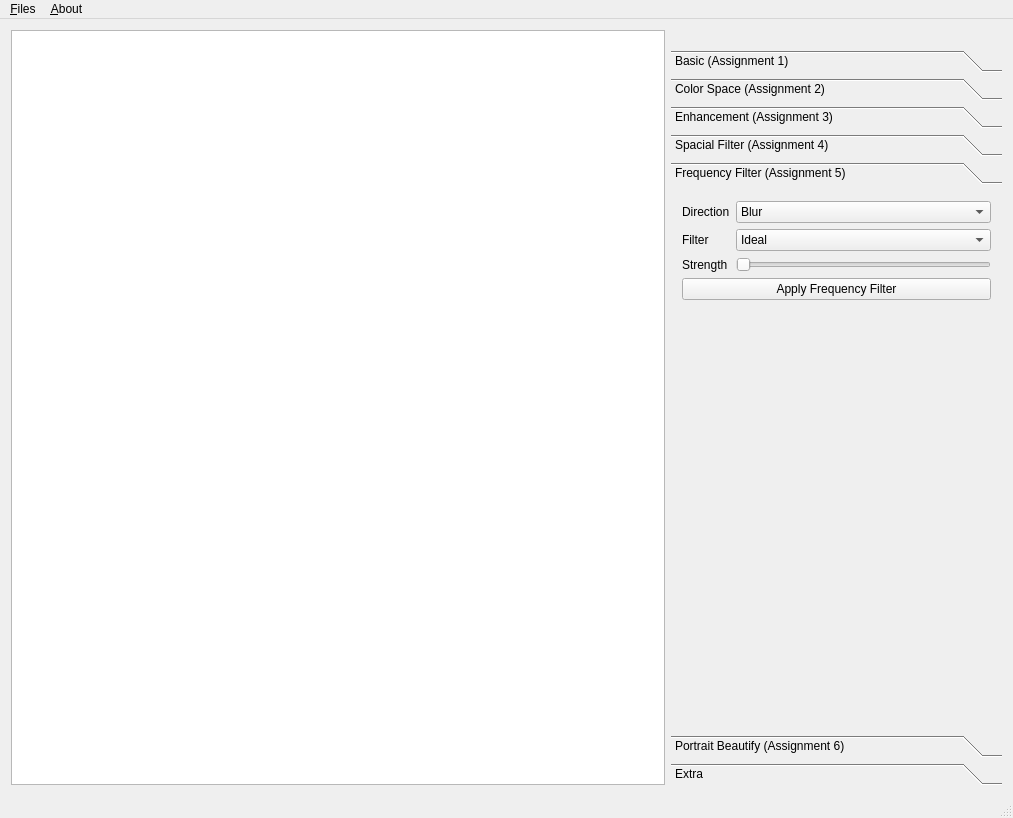
<?xml version="1.0" encoding="UTF-8"?>
<ui version="4.0">
 <class>mainWindow</class>
 <widget class="QMainWindow" name="mainWindow">
  <property name="geometry">
   <rect>
    <x>0</x>
    <y>0</y>
    <width>1013</width>
    <height>818</height>
   </rect>
  </property>
  <property name="contextMenuPolicy">
   <enum>Qt::DefaultContextMenu</enum>
  </property>
  <property name="windowTitle">
   <string>Hello, Lenna</string>
  </property>
  <widget class="QWidget" name="centralWidget">
   <layout class="QVBoxLayout" name="verticalLayout_8">
    <item>
     <layout class="QHBoxLayout" name="horizontalLayout" stretch="1,0">
      <item>
       <widget class="QGraphicsView" name="graphicsView">
        <property name="mouseTracking">
         <bool>true</bool>
        </property>
       </widget>
      </item>
      <item>
       <layout class="QVBoxLayout" name="verticalLayout">
        <item>
         <spacer name="horizontalSpacer">
          <property name="orientation">
           <enum>Qt::Horizontal</enum>
          </property>
          <property name="sizeHint" stdset="0">
           <size>
            <width>331</width>
            <height>20</height>
           </size>
          </property>
         </spacer>
        </item>
        <item>
         <widget class="QToolBox" name="toolBox">
          <property name="currentIndex">
           <number>4</number>
          </property>
          <widget class="QWidget" name="page_5">
           <property name="geometry">
            <rect>
             <x>0</x>
             <y>0</y>
             <width>331</width>
             <height>504</height>
            </rect>
           </property>
           <attribute name="label">
            <string>Basic (Assignment 1)</string>
           </attribute>
           <layout class="QVBoxLayout" name="verticalLayout_6">
            <item>
             <widget class="QGroupBox" name="groupBox_3">
              <property name="title">
               <string>Mirroring</string>
              </property>
              <layout class="QVBoxLayout" name="verticalLayout_4">
               <item>
                <widget class="QPushButton" name="btnHorizontalMirror">
                 <property name="text">
                  <string>Mirror Horizontally </string>
                 </property>
                </widget>
               </item>
               <item>
                <widget class="QPushButton" name="btnVerticalMirror">
                 <property name="text">
                  <string>Mirror Vertically</string>
                 </property>
                </widget>
               </item>
              </layout>
             </widget>
            </item>
            <item>
             <widget class="QGroupBox" name="groupBox_4">
              <property name="title">
               <string>Cropping</string>
              </property>
              <layout class="QVBoxLayout" name="verticalLayout_5">
               <item>
                <widget class="QPushButton" name="btnCropRect">
                 <property name="text">
                  <string>Crop Rectangularly</string>
                 </property>
                </widget>
               </item>
               <item>
                <widget class="QPushButton" name="btnCropCirc">
                 <property name="text">
                  <string>Crop Circularly</string>
                 </property>
                </widget>
               </item>
              </layout>
             </widget>
            </item>
            <item>
             <widget class="QGroupBox" name="groupBox_2">
              <property name="title">
               <string>Rotation</string>
              </property>
              <layout class="QVBoxLayout" name="verticalLayout_3">
               <item>
                <widget class="QPushButton" name="btnCounterclockwise">
                 <property name="text">
                  <string>90°Counter-clockwise</string>
                 </property>
                </widget>
               </item>
               <item>
                <widget class="QPushButton" name="btnClockwise">
                 <property name="text">
                  <string>90°Clockwise</string>
                 </property>
                </widget>
               </item>
               <item>
                <widget class="QPushButton" name="btn180">
                 <property name="text">
                  <string>180°</string>
                 </property>
                </widget>
               </item>
               <item>
                <layout class="QHBoxLayout" name="horizontalLayout_2">
                 <property name="leftMargin">
                  <number>0</number>
                 </property>
                 <property name="topMargin">
                  <number>0</number>
                 </property>
                 <property name="rightMargin">
                  <number>0</number>
                 </property>
                 <property name="bottomMargin">
                  <number>0</number>
                 </property>
                 <item>
                  <widget class="QSlider" name="sliderRotation">
                   <property name="maximum">
                    <number>90</number>
                   </property>
                   <property name="orientation">
                    <enum>Qt::Horizontal</enum>
                   </property>
                  </widget>
                 </item>
                 <item>
                  <widget class="QPushButton" name="btnRotate">
                   <property name="text">
                    <string>Apply</string>
                   </property>
                  </widget>
                 </item>
                </layout>
               </item>
              </layout>
             </widget>
            </item>
            <item>
             <spacer name="verticalSpacer_2">
              <property name="orientation">
               <enum>Qt::Vertical</enum>
              </property>
              <property name="sizeHint" stdset="0">
               <size>
                <width>20</width>
                <height>40</height>
               </size>
              </property>
             </spacer>
            </item>
           </layout>
          </widget>
          <widget class="QWidget" name="page_6">
           <property name="geometry">
            <rect>
             <x>0</x>
             <y>0</y>
             <width>331</width>
             <height>504</height>
            </rect>
           </property>
           <attribute name="label">
            <string>Color Space (Assignment 2)</string>
           </attribute>
           <layout class="QVBoxLayout" name="verticalLayout_7">
            <item>
             <widget class="QGroupBox" name="groupBox">
              <property name="title">
               <string>Color Adjustment</string>
              </property>
              <layout class="QVBoxLayout" name="verticalLayout_2">
               <item>
                <layout class="QFormLayout" name="formLayout">
                 <item row="0" column="0">
                  <widget class="QLabel" name="label_2">
                   <property name="text">
                    <string>Hue</string>
                   </property>
                  </widget>
                 </item>
                 <item row="0" column="1">
                  <widget class="QSlider" name="sliderH">
                   <property name="maximum">
                    <number>360</number>
                   </property>
                   <property name="orientation">
                    <enum>Qt::Horizontal</enum>
                   </property>
                  </widget>
                 </item>
                 <item row="1" column="0">
                  <widget class="QLabel" name="label_3">
                   <property name="text">
                    <string>Saturation</string>
                   </property>
                  </widget>
                 </item>
                 <item row="1" column="1">
                  <widget class="QSlider" name="sliderS">
                   <property name="minimum">
                    <number>-100</number>
                   </property>
                   <property name="maximum">
                    <number>100</number>
                   </property>
                   <property name="orientation">
                    <enum>Qt::Horizontal</enum>
                   </property>
                  </widget>
                 </item>
                 <item row="2" column="0">
                  <widget class="QLabel" name="label_4">
                   <property name="text">
                    <string>Lightness</string>
                   </property>
                  </widget>
                 </item>
                 <item row="2" column="1">
                  <widget class="QSlider" name="sliderV">
                   <property name="minimum">
                    <number>-100</number>
                   </property>
                   <property name="maximum">
                    <number>100</number>
                   </property>
                   <property name="orientation">
                    <enum>Qt::Horizontal</enum>
                   </property>
                  </widget>
                 </item>
                </layout>
               </item>
               <item>
                <widget class="QPushButton" name="btnColorApply">
                 <property name="text">
                  <string>Apply Color Adjustment</string>
                 </property>
                </widget>
               </item>
              </layout>
             </widget>
            </item>
            <item>
             <widget class="QGroupBox" name="groupBox_5">
              <property name="title">
               <string>Color Halftone</string>
              </property>
              <layout class="QVBoxLayout" name="verticalLayout_9">
               <item>
                <layout class="QFormLayout" name="formLayout_2">
                 <item row="0" column="0">
                  <widget class="QLabel" name="label_5">
                   <property name="text">
                    <string>Spacing</string>
                   </property>
                  </widget>
                 </item>
                 <item row="0" column="1">
                  <widget class="QSlider" name="sliderHalftoneSpacing">
                   <property name="minimum">
                    <number>0</number>
                   </property>
                   <property name="maximum">
                    <number>50</number>
                   </property>
                   <property name="singleStep">
                    <number>2</number>
                   </property>
                   <property name="pageStep">
                    <number>4</number>
                   </property>
                   <property name="value">
                    <number>0</number>
                   </property>
                   <property name="orientation">
                    <enum>Qt::Horizontal</enum>
                   </property>
                  </widget>
                 </item>
                </layout>
               </item>
               <item>
                <widget class="QPushButton" name="btnColorHalftone">
                 <property name="text">
                  <string>Apply Color Halftone</string>
                 </property>
                </widget>
               </item>
              </layout>
             </widget>
            </item>
            <item>
             <spacer name="verticalSpacer_3">
              <property name="orientation">
               <enum>Qt::Vertical</enum>
              </property>
              <property name="sizeHint" stdset="0">
               <size>
                <width>20</width>
                <height>40</height>
               </size>
              </property>
             </spacer>
            </item>
           </layout>
          </widget>
          <widget class="QWidget" name="page">
           <property name="geometry">
            <rect>
             <x>0</x>
             <y>0</y>
             <width>310</width>
             <height>592</height>
            </rect>
           </property>
           <attribute name="label">
            <string>Enhancement (Assignment 3)</string>
           </attribute>
           <layout class="QVBoxLayout" name="verticalLayout_11">
            <item>
             <widget class="QGroupBox" name="groupBox_8">
              <property name="title">
               <string>Gray Scale</string>
              </property>
              <layout class="QVBoxLayout" name="verticalLayout_13">
               <item>
                <widget class="QComboBox" name="comboGrayscale">
                 <property name="currentIndex">
                  <number>3</number>
                 </property>
                 <item>
                  <property name="text">
                   <string>Linear</string>
                  </property>
                 </item>
                 <item>
                  <property name="text">
                   <string>Logarithmic</string>
                  </property>
                 </item>
                 <item>
                  <property name="text">
                   <string>Exponential</string>
                  </property>
                 </item>
                 <item>
                  <property name="text">
                   <string>Gamma</string>
                  </property>
                 </item>
                </widget>
               </item>
               <item>
                <widget class="QGraphicsView" name="mappingView">
                 <property name="sizePolicy">
                  <sizepolicy hsizetype="Fixed" vsizetype="Fixed">
                   <horstretch>0</horstretch>
                   <verstretch>0</verstretch>
                  </sizepolicy>
                 </property>
                 <property name="minimumSize">
                  <size>
                   <width>256</width>
                   <height>256</height>
                  </size>
                 </property>
                </widget>
               </item>
               <item>
                <layout class="QHBoxLayout" name="horizontalLayout_3">
                 <item>
                  <widget class="QPushButton" name="btnResetGrayscale">
                   <property name="text">
                    <string>Reset</string>
                   </property>
                  </widget>
                 </item>
                 <item>
                  <widget class="QPushButton" name="btnApplyGrayscale">
                   <property name="text">
                    <string>Apply</string>
                   </property>
                  </widget>
                 </item>
                </layout>
               </item>
              </layout>
             </widget>
            </item>
            <item>
             <widget class="QGroupBox" name="groupBox_7">
              <property name="title">
               <string>Histogram</string>
              </property>
              <layout class="QVBoxLayout" name="verticalLayout_12">
               <item>
                <widget class="QGraphicsView" name="histView">
                 <property name="sizePolicy">
                  <sizepolicy hsizetype="Fixed" vsizetype="Expanding">
                   <horstretch>0</horstretch>
                   <verstretch>0</verstretch>
                  </sizepolicy>
                 </property>
                 <property name="minimumSize">
                  <size>
                   <width>256</width>
                   <height>0</height>
                  </size>
                 </property>
                </widget>
               </item>
               <item>
                <widget class="QPushButton" name="btnHistEqual">
                 <property name="text">
                  <string>Equalize Histogram</string>
                 </property>
                </widget>
               </item>
               <item>
                <widget class="QPushButton" name="btnHistGaussian">
                 <property name="text">
                  <string>Match Histogram</string>
                 </property>
                </widget>
               </item>
              </layout>
             </widget>
            </item>
            <item>
             <spacer name="verticalSpacer">
              <property name="orientation">
               <enum>Qt::Vertical</enum>
              </property>
              <property name="sizeHint" stdset="0">
               <size>
                <width>20</width>
                <height>40</height>
               </size>
              </property>
             </spacer>
            </item>
           </layout>
          </widget>
          <widget class="QWidget" name="page_2">
           <property name="geometry">
            <rect>
             <x>0</x>
             <y>0</y>
             <width>331</width>
             <height>504</height>
            </rect>
           </property>
           <attribute name="label">
            <string>Spacial Filter (Assignment 4)</string>
           </attribute>
           <layout class="QVBoxLayout" name="verticalLayout_15">
            <item>
             <widget class="QGroupBox" name="groupBox_9">
              <property name="title">
               <string>Median Filter</string>
              </property>
              <layout class="QHBoxLayout" name="horizontalLayout_4">
               <item>
                <widget class="QLabel" name="label">
                 <property name="text">
                  <string>Kernel size: </string>
                 </property>
                </widget>
               </item>
               <item>
                <widget class="QSpinBox" name="sliderMedFilt">
                 <property name="minimum">
                  <number>1</number>
                 </property>
                 <property name="maximum">
                  <number>33</number>
                 </property>
                 <property name="singleStep">
                  <number>2</number>
                 </property>
                 <property name="value">
                  <number>7</number>
                 </property>
                </widget>
               </item>
               <item>
                <widget class="QPushButton" name="btnMedFilt">
                 <property name="text">
                  <string>Apply</string>
                 </property>
                </widget>
               </item>
              </layout>
             </widget>
            </item>
            <item>
             <widget class="QGroupBox" name="groupBox_10">
              <property name="title">
               <string>Gaussian Blur</string>
              </property>
              <layout class="QHBoxLayout" name="horizontalLayout_5">
               <item>
                <widget class="QLabel" name="label_6">
                 <property name="text">
                  <string>Sigma:</string>
                 </property>
                </widget>
               </item>
               <item>
                <widget class="QDoubleSpinBox" name="sliderGaussianFilterSigma">
                 <property name="maximum">
                  <double>100.000000000000000</double>
                 </property>
                 <property name="value">
                  <double>5.000000000000000</double>
                 </property>
                </widget>
               </item>
               <item>
                <widget class="QPushButton" name="btnGaussianFilter">
                 <property name="text">
                  <string>Apply</string>
                 </property>
                </widget>
               </item>
              </layout>
             </widget>
            </item>
            <item>
             <widget class="QPushButton" name="btnSharpen">
              <property name="text">
               <string>Sharpen</string>
              </property>
             </widget>
            </item>
            <item>
             <widget class="QPushButton" name="btnSnow">
              <property name="text">
               <string>Snow</string>
              </property>
             </widget>
            </item>
            <item>
             <spacer name="verticalSpacer_5">
              <property name="orientation">
               <enum>Qt::Vertical</enum>
              </property>
              <property name="sizeHint" stdset="0">
               <size>
                <width>20</width>
                <height>40</height>
               </size>
              </property>
             </spacer>
            </item>
           </layout>
          </widget>
          <widget class="QWidget" name="page_3">
           <property name="geometry">
            <rect>
             <x>0</x>
             <y>0</y>
             <width>331</width>
             <height>504</height>
            </rect>
           </property>
           <attribute name="label">
            <string>Frequency Filter (Assignment 5)</string>
           </attribute>
           <layout class="QVBoxLayout" name="verticalLayout_16">
            <item>
             <layout class="QFormLayout" name="formLayout_3">
              <item row="2" column="1">
               <widget class="QSlider" name="sliderFreqParam">
                <property name="minimum">
                 <number>0</number>
                </property>
                <property name="maximum">
                 <number>80</number>
                </property>
                <property name="orientation">
                 <enum>Qt::Horizontal</enum>
                </property>
               </widget>
              </item>
              <item row="0" column="1">
               <widget class="QComboBox" name="comboFreqDirection">
                <item>
                 <property name="text">
                  <string>Blur</string>
                 </property>
                </item>
                <item>
                 <property name="text">
                  <string>Sharpen</string>
                 </property>
                </item>
               </widget>
              </item>
              <item row="1" column="1">
               <widget class="QComboBox" name="comboFreqFilter">
                <item>
                 <property name="text">
                  <string>Ideal</string>
                 </property>
                </item>
                <item>
                 <property name="text">
                  <string>Gaussian</string>
                 </property>
                </item>
               </widget>
              </item>
              <item row="0" column="0">
               <widget class="QLabel" name="label_7">
                <property name="text">
                 <string>Direction</string>
                </property>
               </widget>
              </item>
              <item row="1" column="0">
               <widget class="QLabel" name="label_8">
                <property name="text">
                 <string>Filter</string>
                </property>
               </widget>
              </item>
              <item row="2" column="0">
               <widget class="QLabel" name="label_9">
                <property name="text">
                 <string>Strength</string>
                </property>
               </widget>
              </item>
             </layout>
            </item>
            <item>
             <widget class="QPushButton" name="btnFreqFilter">
              <property name="text">
               <string>Apply Frequency Filter</string>
              </property>
             </widget>
            </item>
            <item>
             <spacer name="verticalSpacer_6">
              <property name="orientation">
               <enum>Qt::Vertical</enum>
              </property>
              <property name="sizeHint" stdset="0">
               <size>
                <width>20</width>
                <height>40</height>
               </size>
              </property>
             </spacer>
            </item>
           </layout>
          </widget>
          <widget class="QWidget" name="page_4">
           <property name="geometry">
            <rect>
             <x>0</x>
             <y>0</y>
             <width>331</width>
             <height>504</height>
            </rect>
           </property>
           <attribute name="label">
            <string>Portrait Beautify (Assignment 6)</string>
           </attribute>
          </widget>
          <widget class="QWidget" name="page_7">
           <property name="geometry">
            <rect>
             <x>0</x>
             <y>0</y>
             <width>331</width>
             <height>504</height>
            </rect>
           </property>
           <attribute name="label">
            <string>Extra</string>
           </attribute>
           <layout class="QVBoxLayout" name="verticalLayout_14">
            <item>
             <widget class="QGroupBox" name="groupBox_6">
              <property name="title">
               <string>SVD Compression </string>
              </property>
              <layout class="QVBoxLayout" name="verticalLayout_10">
               <item>
                <widget class="QSlider" name="sliderSvd">
                 <property name="minimum">
                  <number>0</number>
                 </property>
                 <property name="maximum">
                  <number>9</number>
                 </property>
                 <property name="pageStep">
                  <number>1</number>
                 </property>
                 <property name="orientation">
                  <enum>Qt::Horizontal</enum>
                 </property>
                </widget>
               </item>
              </layout>
             </widget>
            </item>
            <item>
             <spacer name="verticalSpacer_4">
              <property name="orientation">
               <enum>Qt::Vertical</enum>
              </property>
              <property name="sizeHint" stdset="0">
               <size>
                <width>20</width>
                <height>40</height>
               </size>
              </property>
             </spacer>
            </item>
           </layout>
          </widget>
         </widget>
        </item>
       </layout>
      </item>
     </layout>
    </item>
   </layout>
  </widget>
  <widget class="QMenuBar" name="menubar">
   <property name="geometry">
    <rect>
     <x>0</x>
     <y>0</y>
     <width>1013</width>
     <height>26</height>
    </rect>
   </property>
   <widget class="QMenu" name="menu">
    <property name="title">
     <string>&amp;Files</string>
    </property>
    <addaction name="actionOpen"/>
    <addaction name="actionSave"/>
    <addaction name="separator"/>
    <addaction name="actionExit"/>
   </widget>
   <widget class="QMenu" name="menu_About">
    <property name="title">
     <string>&amp;About</string>
    </property>
    <addaction name="actionZhaoyang_Li"/>
    <addaction name="actionOct_2017"/>
   </widget>
   <addaction name="menu"/>
   <addaction name="menu_About"/>
  </widget>
  <widget class="QStatusBar" name="statusbar"/>
  <action name="actionOpen">
   <property name="text">
    <string>&amp;Open...</string>
   </property>
   <property name="shortcut">
    <string>Ctrl+O</string>
   </property>
  </action>
  <action name="actionSave">
   <property name="text">
    <string>&amp;Save As...</string>
   </property>
   <property name="toolTip">
    <string>Save As</string>
   </property>
   <property name="shortcut">
    <string>Ctrl+S</string>
   </property>
  </action>
  <action name="actionZhaoyang_Li">
   <property name="enabled">
    <bool>false</bool>
   </property>
   <property name="text">
    <string>Zhaoyang Li</string>
   </property>
  </action>
  <action name="actionOct_2017">
   <property name="enabled">
    <bool>false</bool>
   </property>
   <property name="text">
    <string>Oct. 2017</string>
   </property>
  </action>
  <action name="actionExit">
   <property name="text">
    <string>&amp;Exit</string>
   </property>
  </action>
 </widget>
 <layoutdefault spacing="6" margin="11"/>
 <resources/>
 <connections/>
</ui>
